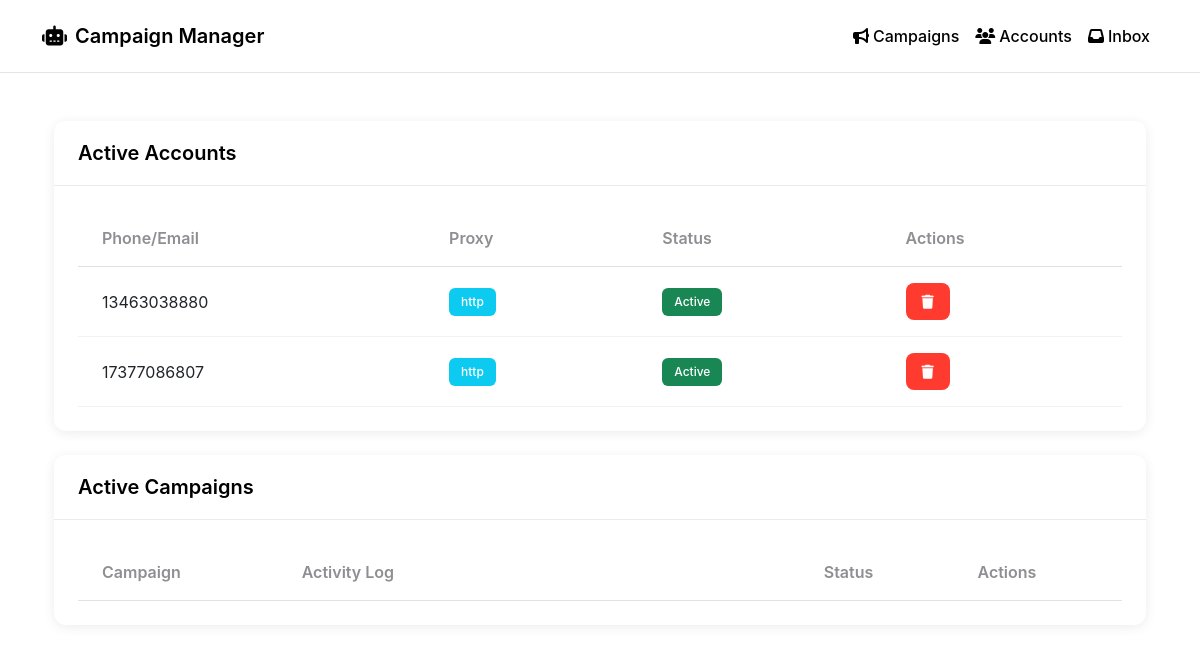
Before: / with the older database file.
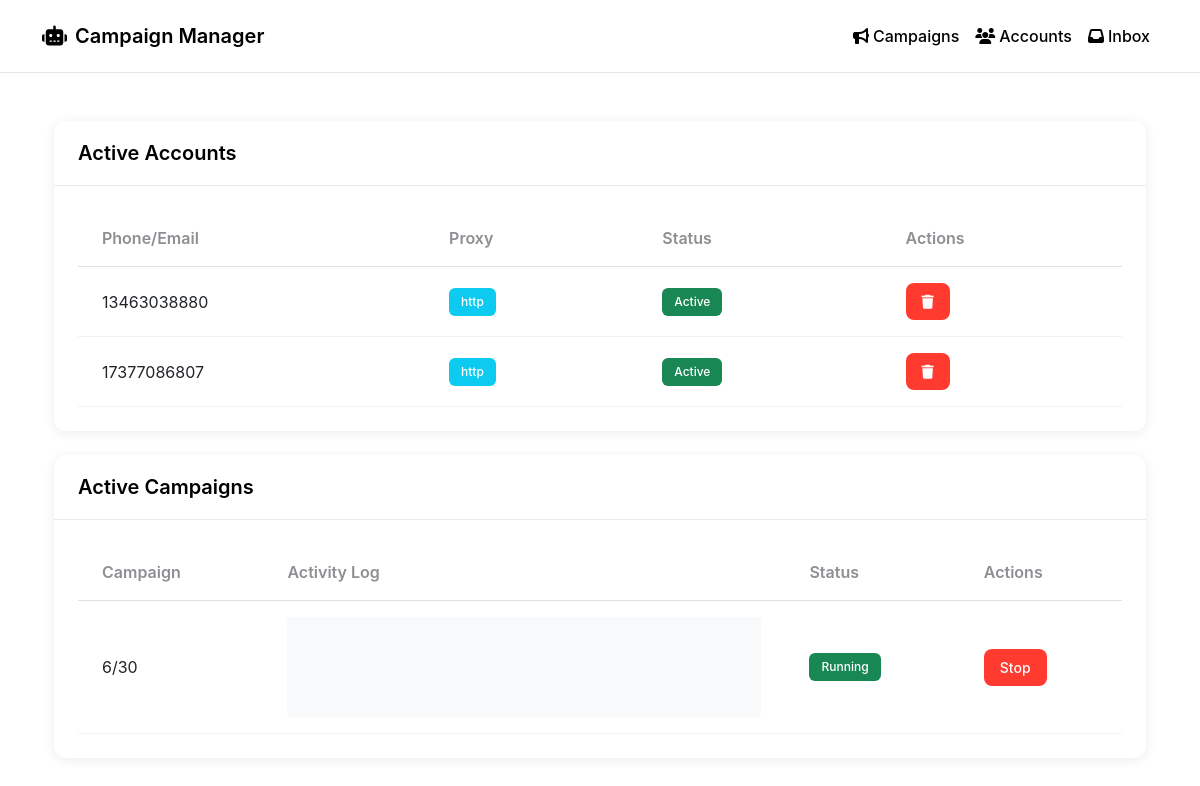
After: the same page with the newer database file.
### models.py (models this page shows)
class Account(db.Model):
    id = db.Column(db.Integer, primary_key=True)
    login_type = db.Column(db.Enum(LoginType), nullable=False)
    login = db.Column(db.String(255), unique=True, nullable=False)
    password = db.Column(db.String(255), nullable=False)
    proxy_type = db.Column(db.Enum(ProxyType), nullable=True)
    proxy_host = db.Column(db.String(255), nullable=True)
    proxy_port = db.Column(db.Integer, nullable=True)
    proxy_username = db.Column(db.String(255), nullable=True)
    proxy_password = db.Column(db.String(255), nullable=True)
    is_active = db.Column(db.Boolean, default=True)
    created_at = db.Column(db.DateTime, default=datetime.utcnow)
    updated_at = db.Column(db.DateTime, default=datetime.utcnow, onupdate=datetime.utcnow)

class Campaign(db.Model):
    id = db.Column(db.Integer, primary_key=True)
    name = db.Column(db.String(255), nullable=False)
    message_template = db.Column(db.Text, nullable=False)
    min_delay = db.Column(db.Integer, nullable=False)  # Delay in seconds
    max_delay = db.Column(db.Integer, nullable=False)  # Delay in seconds
    status = db.Column(db.String(20), default='pending')  # pending, running, paused, completed, failed
    created_at = db.Column(db.DateTime, default=datetime.utcnow)
    updated_at = db.Column(db.DateTime, default=datetime.utcnow, onupdate=datetime.utcnow)
    last_processed_lead_id = db.Column(db.Integer, nullable=True)  # Track the last processed lead
    campaign_accounts = db.relationship('CampaignAccount', backref='campaign', lazy=True, cascade='all, delete-orphan')
    leads = db.relationship('Lead', backref='campaign', lazy=True, cascade='all, delete-orphan')

### app.py (the view)
@app.route('/')
def index():
    accounts = Account.query.all()
    campaigns = Campaign.query.all()
    return render_template('index.html', accounts=accounts, campaigns=campaigns)

### templates/index.html (shortened to what the changed rows need)
{% extends "base.html" %}
{% block content %}
<div class="container mt-4">
    <div class="row">
        <div class="col-12">
            <div class="card">
                <div class="card-body">
                    <div class="table-responsive">
                        <table class="table">
                            <thead>
                                <tr>
                                    <th>Phone/Email</th>
                                    <th>Proxy</th>
                                    <th>Status</th>
                                    <th>Actions</th>
                                </tr>
                            </thead>
                            <tbody>
                                {% for account in accounts %}
                                <tr>
                                    <td>{{ account.login }}</td>
                                    <td>
                                        {% if account.proxy_host %}
                                            <span class="badge bg-info">{{ account.proxy_type.value }}</span>
                                        {% else %}
                                            <span class="badge bg-secondary">None</span>
                                        {% endif %}
                                    </td>
                                    <td>
                                        {% if account.is_active %}
                                            <span class="badge bg-success">Active</span>
                                        {% else %}
                                            <span class="badge bg-danger">Inactive</span>
                                        {% endif %}
                                    </td>
                                    <td>
                                        <form action="{{ url_for('delete_account', id=account.id) }}" method="post" class="d-inline">
                                            <button type="submit" class="btn btn-danger btn-sm">
                                                <i class="fas fa-trash"></i>
                                            </button>
                                        </form>
                                    </td>
                                </tr>
                                {% endfor %}
                            </tbody>
                        </table>
                    </div>
                </div>
            </div>
        </div>
    </div>
    <div class="row mt-4">
        <div class="col-12">
            <div class="card">
                <div class="card-body">
                    <div class="table-responsive">
                        <table class="table">
                            <thead>
                                <tr>
                                    <th>Campaign</th>
                                    <th style="width: 50%">Activity Log</th>
                                    <th>Status</th>
                                    <th>Actions</th>
                                </tr>
                            </thead>
                            <tbody>
                                {% for campaign in campaigns %}
                                {% if campaign.status in ['running', 'pending'] %}
                                <tr id="campaign-row-{{ campaign.id }}">
                                    <td>{{ campaign.name }}</td>
                                    <td>
                                        <div class="campaign-log" id="campaign-log-{{ campaign.id }}" style="height: 100px; overflow-y: auto; font-size: 0.85rem; background: #f8f9fa; padding: 10px; border-radius: 4px;">
                                        </div>
                                    </td>
                                    <td>
                                        <span class="badge bg-{{ 'success' if campaign.status == 'running' else 'warning' }}">
                                            {{ campaign.status|title }}
                                        </span>
                                    </td>
                                    <td>
                                        {% if campaign.status == 'running' %}
                                        <button onclick="stopCampaign({{ campaign.id }})" class="btn btn-sm btn-danger">Stop</button>
                                        {% else %}
                                        <button onclick="startCampaign({{ campaign.id }})" class="btn btn-sm btn-success">Start</button>
                                        {% endif %}
                                    </td>
                                </tr>
                                {% endif %}
                                {% endfor %}
                            </tbody>
                        </table>
                    </div>
                </div>
            </div>
        </div>
    </div>
</div>
{% endblock %}

Changed rows visible on the page:
now on this page (row edited): Campaign: name "6/30", {{ campaign.id }} 1 (drawn), status "Running"
